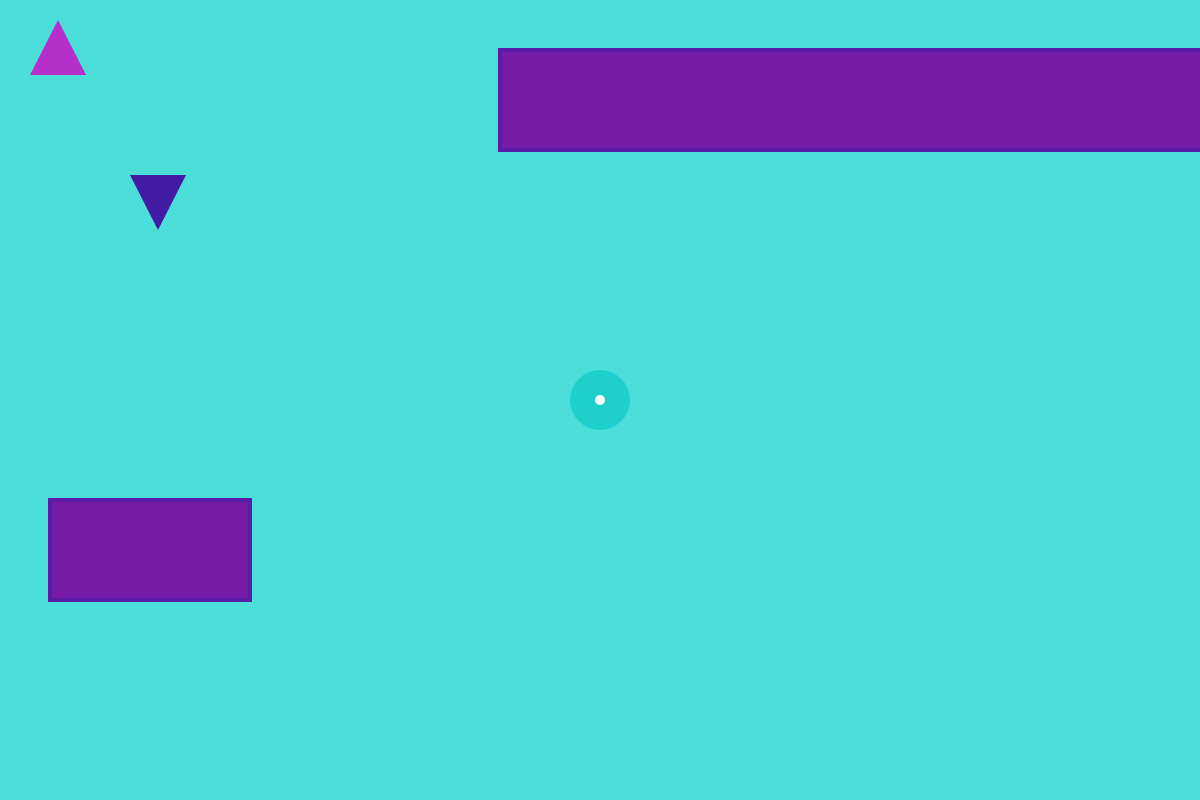
Frame 1 (no input)
Frame 60 (no input): identical to frame 1, image omitted
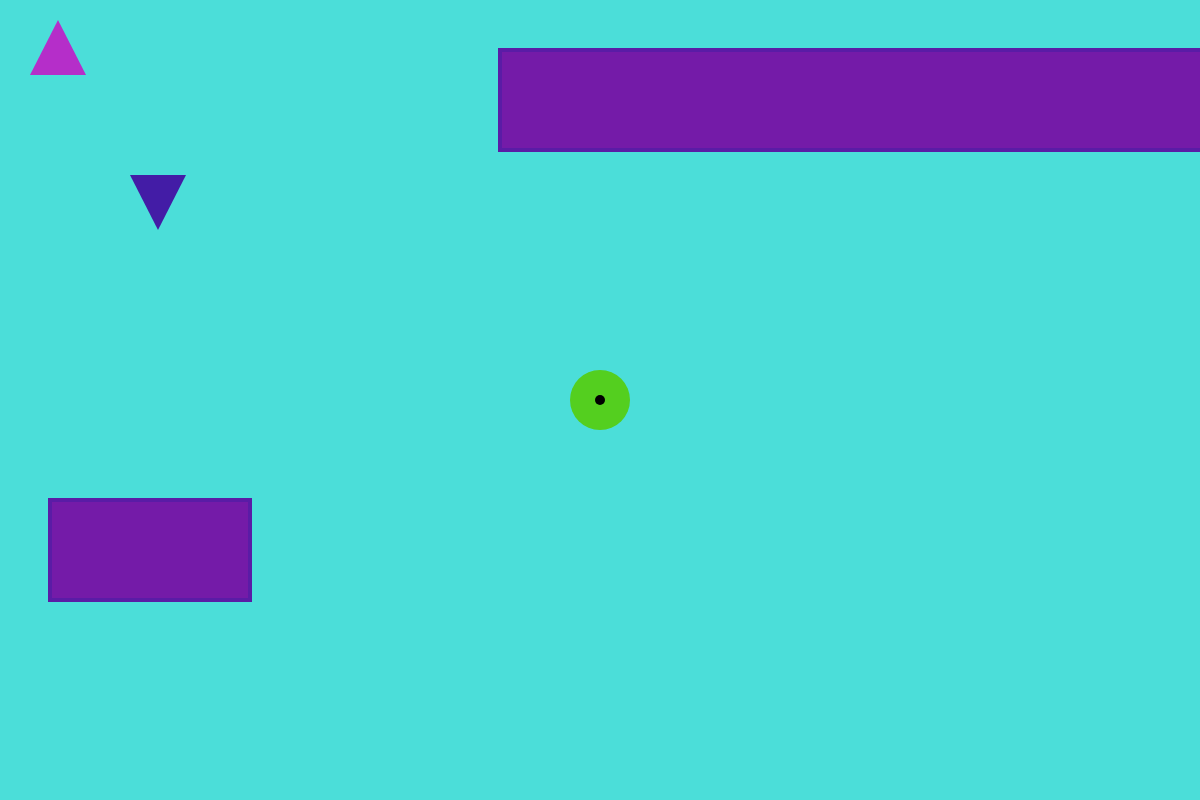
Frame 120 (the mouse pressed at the canvas centre since frame 60)

The p5.js sketch that drew these frames (run headless with seeded random() and noise() and a simulated clock; from frame 60 on, the mouse is pressed at the canvas centre):

// p5.js sketch
// ── sketch.js

//global variables
var rectX = 50;
var rectY = 500;

// Setup code goes here
function setup() {
	createCanvas(1200, 800);
	print("Starting up Simple Shapes");
}


// Draw code goes here
function draw() {
	background(75, 222, 217);

	// draw Triangle (2)
	drawTri();

	// draw Rectangle
	drawRec();

	// draw Circle
	drawCirc();
}

function drawTri() {
	/* triangle(x1, y1, x2, y2, x3, y3)*/

	// up right
	fill(181, 46, 201);
	noStroke();
	triangle(30, 75, 58, 20, 86, 75);

	// inverted
	fill(67, 28, 166);
	triangle(130, 175, 158, 230, 186, 175);
}

function drawRec() {
	/* x, y, w, l */
	fill(116, 27, 168);
	stroke(90, 28, 166);
	strokeWeight(4);
	rect(rectX, rectY, 200, 100);



	rect(rectY, rectX, 1000, 100);

}

function drawCirc() {
	/* circle(x, y, d) */

	if (mouseIsPressed) {
		fill(84, 207, 31);
		noStroke();
	} else {
		fill(31, 207, 204);
		noStroke();
	}

	circle(width/2, height/2, 60);

	if (mouseIsPressed) {
		fill(0);
		noStroke();
	} else {
		fill(255);
		noStroke();
	}

	circle(width/2, height/2, 10);

}
